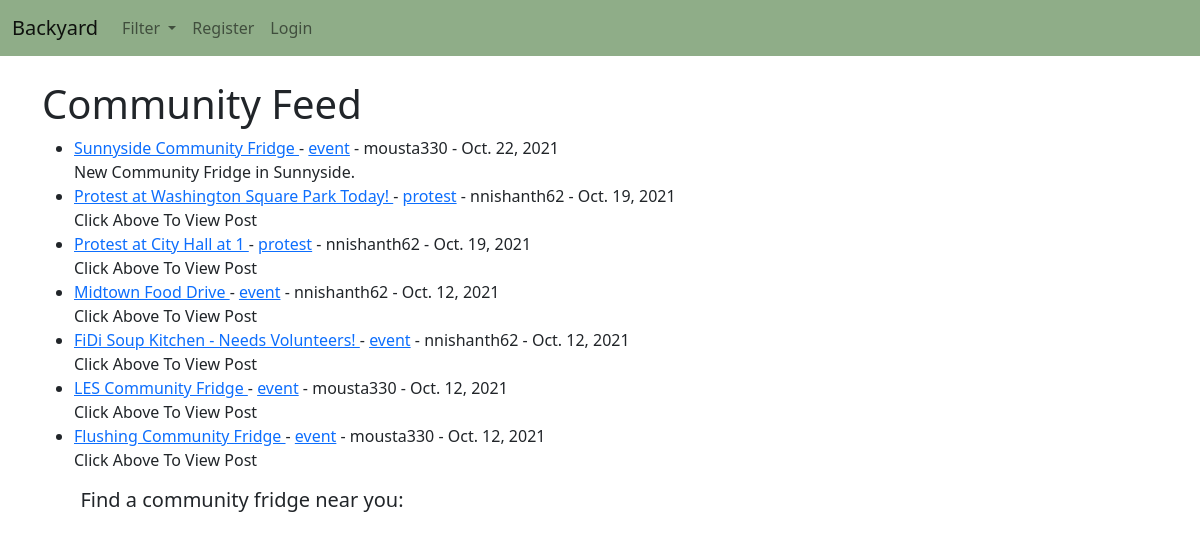
The page / on the database its author committed.
### blog/models.py (models this page shows, shortened)
class Post(models.Model):
    title = models.CharField(max_length=LENGTH)
    header_image = models.ImageField(null=True, blank=True, upload_to="images/")
    author = models.ForeignKey(User, on_delete=models.CASCADE)
    body = RichTextField(blank=True, null=True)
    post_date = models.DateField(auto_now_add=True)
    snippet = models.CharField(max_length=LENGTH)
    category = models.CharField(max_length=LENGTH, default="event")
    likes = models.ManyToManyField(User, related_name='blog_post')

### blog/views.py (the view)
# urls.py: path('', HomeView.as_view(), name="home"),
class HomeView(ListView):
    model = Post
    template_name = 'home.html'
    ordering = ['-post_date']
    def get_context_data(self, *args, **kwargs):
        cat_menu = Category.objects.all()
        context = super(HomeView, self).get_context_data(*args, **kwargs)
        context["cat_menu"] = cat_menu
        return context

### blog/models.py (called while the page is built)
    def __str__(self):
        return self.name

### blog/templates/home.html (shortened to what this page needs)
{% extends 'base.html' %}
{% block content %}
<h1 align="left">Community Feed</h1>
<div class="feed">
<ul>
	{% for post in object_list %}
	<li><a href = "{% url 'post_detail' post.pk %}">
		{{ post.title }}
	</a>
		- <a href="{% url 'category' post.category|slugify %}"> {{post.category}}</a>
		- {{ post.author }}
		- {{post.post_date}}
		<br/>
		{{ post.snippet }} </li>
	{% endfor %}
</ul>
</div>
<div class="feed">
	<h5 align="center">Find a community fridge near you: </h5>
	<div id="map"></div>
</div>
{% endblock %}

### blog/templates/home.html (style rules this page uses)
.feed { display: inline-block; padding-right: 8%; }
#map { height: 400px; width: 400px; }

### rows shown on the page
Post: title "Sunnyside Community Fridge", category "event", author "mousta330", post_date "Oct. 22, 2021", snippet "New Community Fridge in Sunnyside."
Post: title "Protest at Washington Square Park Today!", category "protest", author "nnishanth62", post_date "Oct. 19, 2021", snippet "Click Above To View Post"
Post: title "Protest at City Hall at 1", category "protest", author "nnishanth62", post_date "Oct. 19, 2021", snippet "Click Above To View Post"
Post: title "Midtown Food Drive", category "event", author "nnishanth62", post_date "Oct. 12, 2021", snippet "Click Above To View Post"
Post: title "FiDi Soup Kitchen - Needs Volunteers!", category "event", author "nnishanth62", post_date "Oct. 12, 2021", snippet "Click Above To View Post"
Post: title "LES Community Fridge", category "event", author "mousta330", post_date "Oct. 12, 2021", snippet "Click Above To View Post"
Post: title "Flushing Community Fridge", category "event", author "mousta330", post_date "Oct. 12, 2021", snippet "Click Above To View Post"
